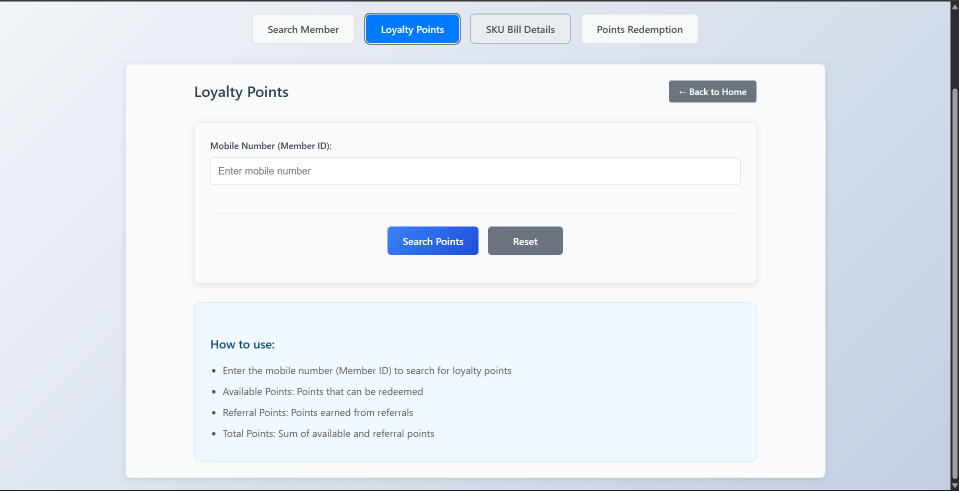
#> input picture experience/colorbar/loyalty_member_serach.png, 1917 x 981 px (shown at 1/2 size)
$ python prepare-experience.py
#> lines starting #> are read from the running program, lines starting #| are printed output that depends on the picture
"""Crop only authentic supplied UI; omit browser chrome and unused whitespace."""
from pathlib import Path
from PIL import Image
import json

root = Path(__file__).resolve().parents[1]
out = root / 'public/experience'
out.mkdir(exist_ok=True)
sources = [
    ('colorbar-loyalty', 'experience/colorbar/loyalty_member_serach.png', (250, 125, 1655, 960)),
    ('acmegrade-cart', 'experience/Acmegrade/Screenshot 2025-06-22 015648.png', (0, 108, 1918, 619)),
    ('acmegrade-product', 'experience/Acmegrade/Screenshot 2025-06-22 015753.png', (475, 438, 1426, 926)),
]
manifest = []
for name, source, crop in sources:
    original = Image.open(root / source).convert('RGB').crop(crop)
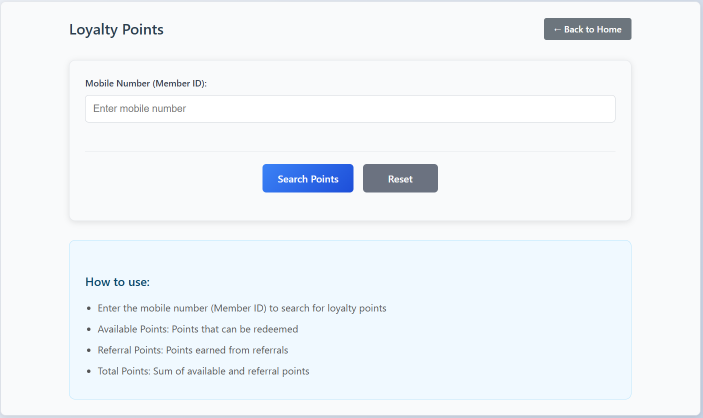
#> original: PIL image 1405x835 RGB (shown at 1/2 size); mean R, G, B 240.5, 244.7, 248.5
    for size, width in [('desktop', 1200), ('mobile', 640)]:
        image = original.copy()
        image.thumbnail((width, 1200), Image.Resampling.LANCZOS)
        target = out / f'{name}-{size}.webp'
        image.save(target, quality=86, method=6)
#> (the run stopped early here; a loop or call above may not have finished)

$ run again, with experience/colorbar/assign_loyalty_points.png copied over experience/colorbar/loyalty_member_serach.png
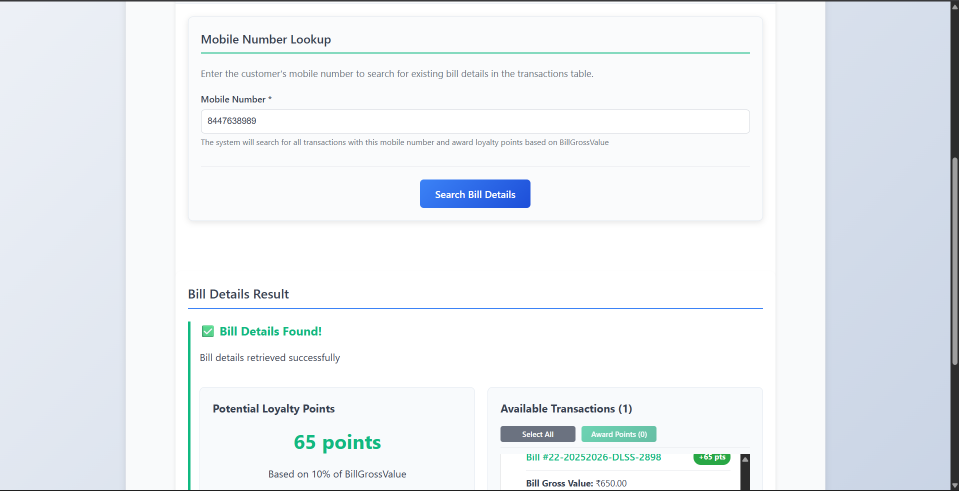
#> input picture experience/colorbar/assign_loyalty_points.png, 1917 x 981 px (shown at 1/2 size)
#> `original = Image.open(root / source).convert('RGB').crop(crop)`:
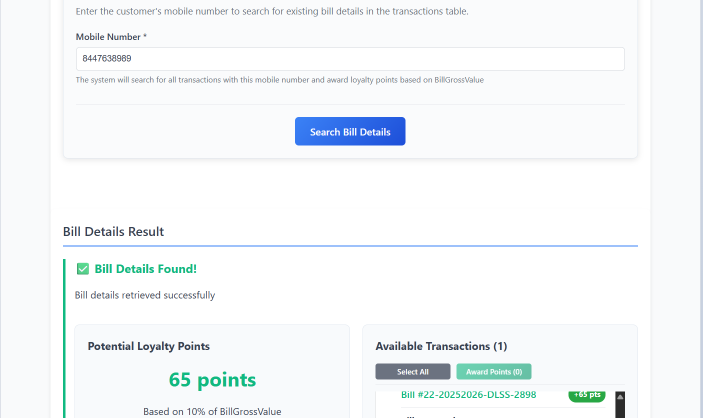
#> original: PIL image 1405x835 RGB (shown at 1/2 size); mean R, G, B 244, 247, 248.9

$ run again, with experience/colorbar/dashboard.png copied over experience/colorbar/loyalty_member_serach.png
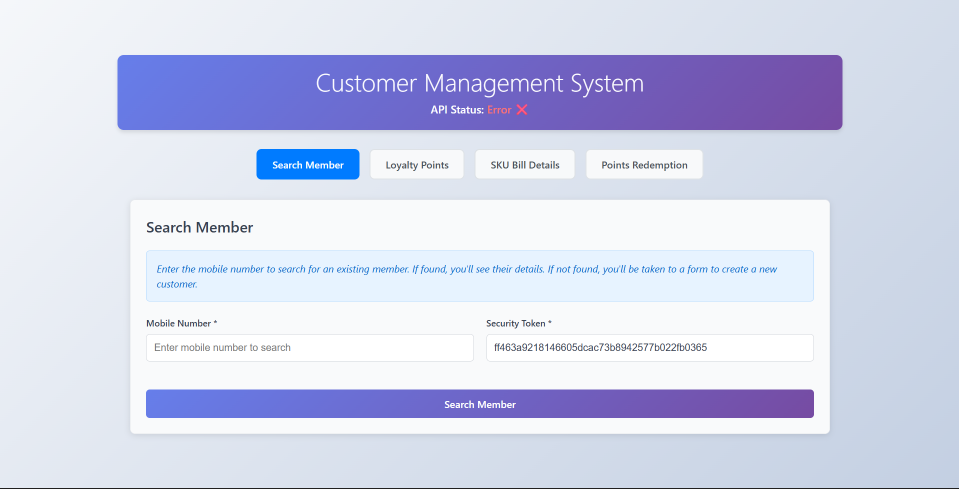
#> input picture experience/colorbar/dashboard.png, 1917 x 977 px (shown at 1/2 size)
#> `original = Image.open(root / source).convert('RGB').crop(crop)`:
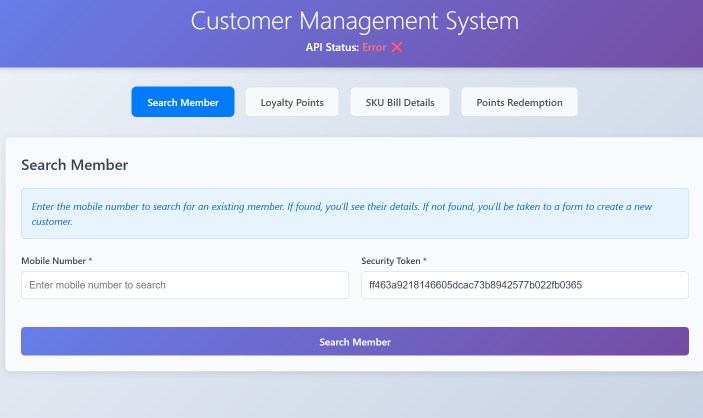
#> original: PIL image 1405x835 RGB (shown at 1/2 size); mean R, G, B 204.1, 207, 234.8

$ run again, with experience/colorbar/redeem_loyalty_points_through_OTP.png copied over experience/colorbar/loyalty_member_serach.png
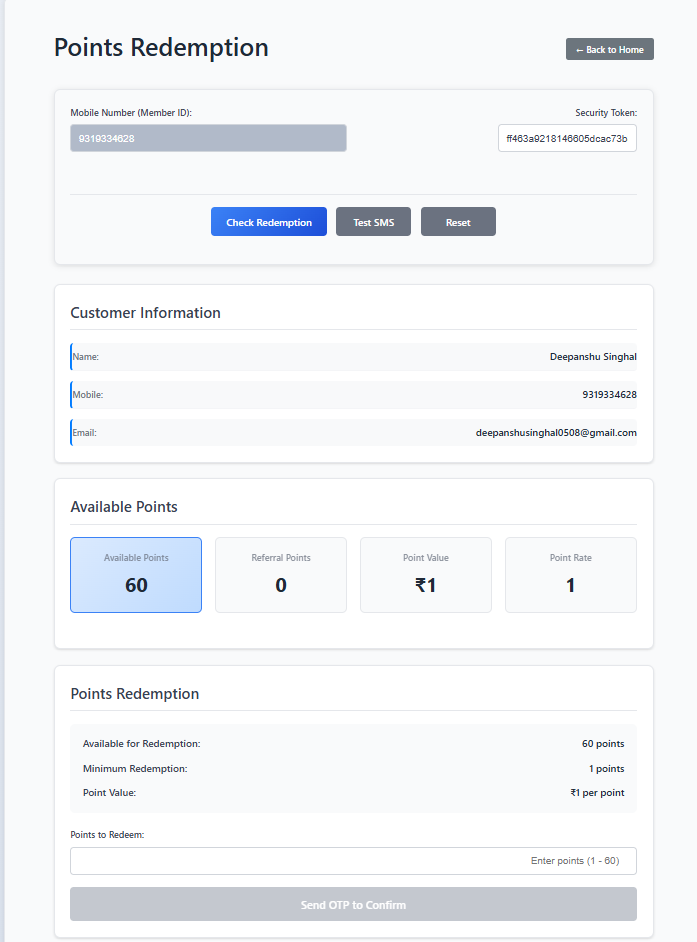
#> input picture experience/colorbar/redeem_loyalty_points_through_OTP.png, 697 x 942 px
#> `original = Image.open(root / source).convert('RGB').crop(crop)`:
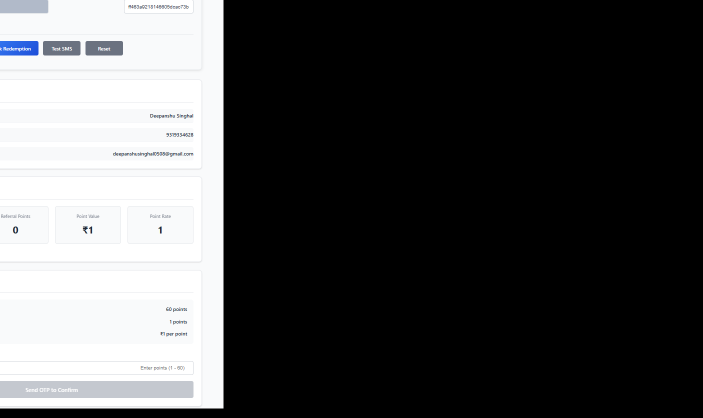
#> original: PIL image 1405x835 RGB (shown at 1/2 size); mean R, G, B 76.1, 76.4, 77
